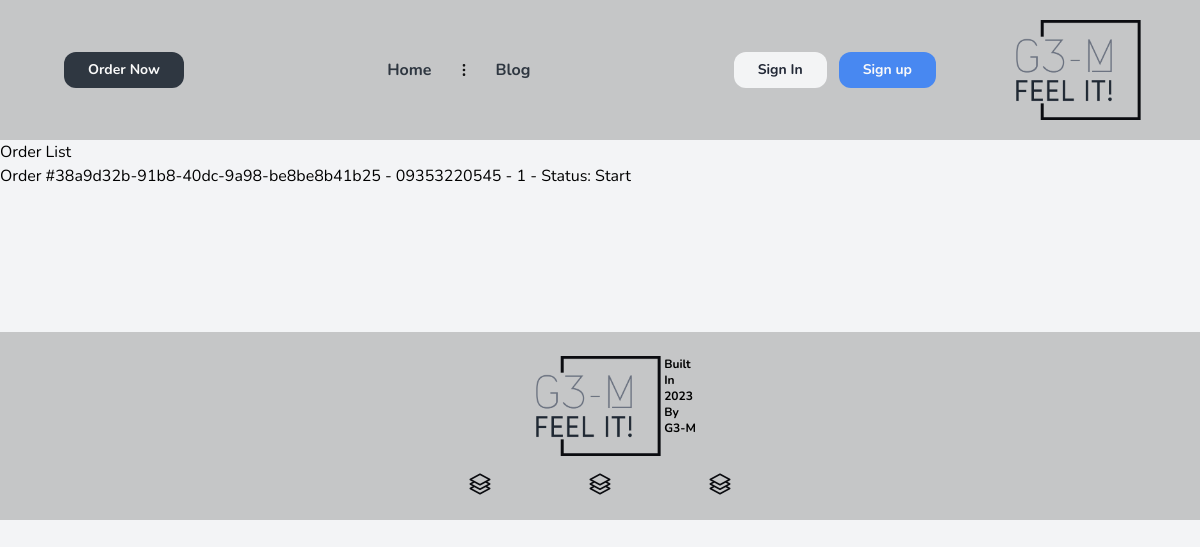
Before: /orders/orders/ with the older database file.
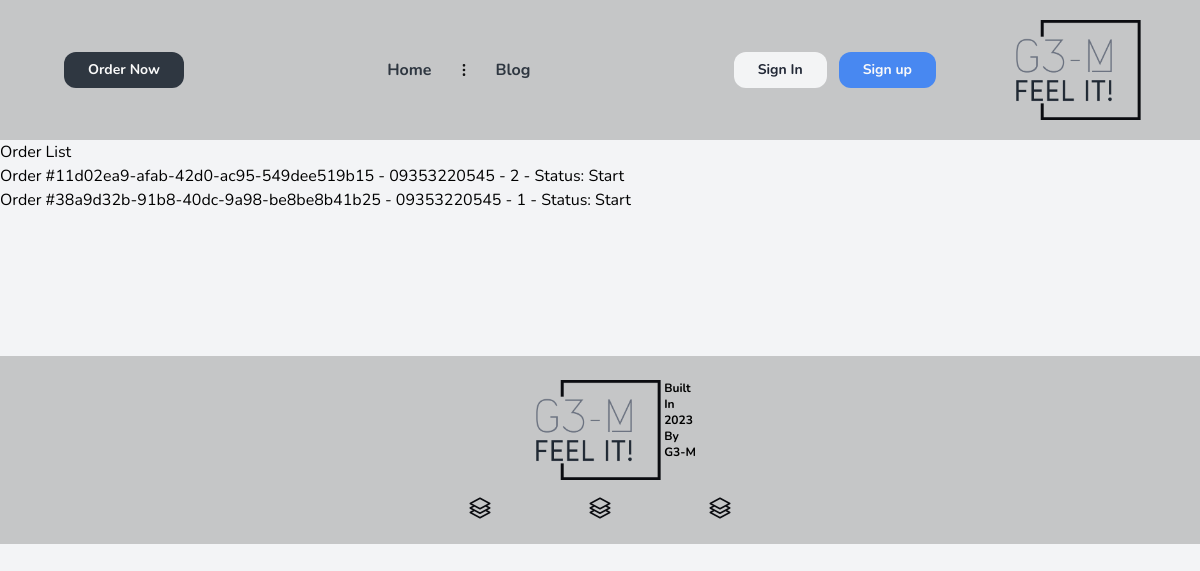
After: the same page with the newer database file.
### order/models.py (models this page shows, shortened)
class Order(BaseModel):
    status_fields = [("S", "Start"),
                     ("W", "Waiting"),
                     ("C", "Confirmation"),  # todo :optimize status
                     ("P", "Preparation"),
                     ("T", "Transmission"),
                     ("F", "Finished")]
    customer_phone = models.CharField(max_length=100, blank=True, null=True)
    id = models.UUIDField(primary_key=True, default=uuid.uuid4)
    status = models.CharField(max_length=1, choices=status_fields, default='S')
    table = models.ForeignKey(Table, on_delete=models.SET_NULL, null=True)
    class Meta:
        ordering = ['-created_at']
        indexes = [
            models.Index(fields=['-created_at']),
        ]
    def __str__(self):
        return f"Order #{self.id} - {self.customer_phone} - {self.table}"

### tables/models.py (models this page shows)
class Table(BaseModel):
    status_fields = [("R", "Reserved"), ("E", "Empty"), ("F", "Full"), ("T", "TakeAway")]
    number = models.PositiveIntegerField()
    status = models.CharField(max_length=1, choices=status_fields, default='E')
    def __str__(self) -> str:
        return f'{self.number}'

### order/views.py (the view)
# urls.py: path('orders/', views.OrderListView.as_view(), name='list-order'),
class OrderListView(ListView):
    model = Order
    template_name = 'Order_ListOrder.html'
    context_object_name = 'orders'
    ordering = ['-created_at']

### core/models.py (called while the page is built)
    def get_queryset(self):
        return super().get_queryset().filter(deleted_at__isnull=True)

### templates/Order_ListOrder.html (shortened to what this page needs)
{% extends "base.html" %}
{% block content %}
    <h1>Order List</h1>
    <ul>
        {% for order in orders %}
            <li>{{ order }} - Status: {{ order.get_status_display }}</li>
        {% endfor %}
    </ul>
{% endblock %}

Changed rows visible on the page:
added Order: id+customer_phone+table "Order #11d02ea9-afab-42d0-ac95-549dee519b15 - 09353220545 - 2", status "Start"
